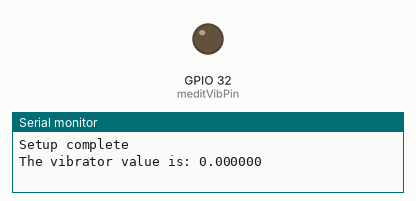
This sketch was run on a simulated ESP32. Parts: output pins drawn as LEDs (lit = HIGH), the last lines printed to the serial monitor.

Above: at 0.05 s.
At 2.0 s:
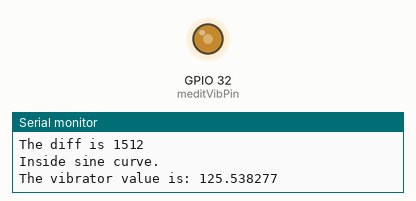
At 4.8 s:
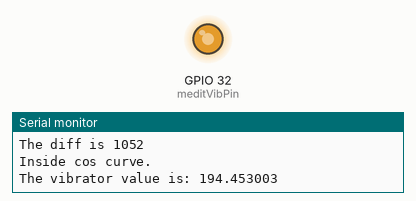
At 9.6 s:
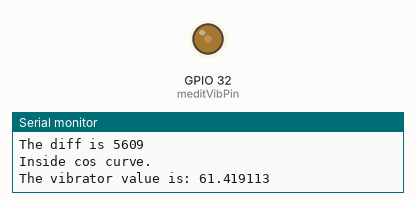
Timing chart, 0 to 13.8 s (numbered marks = the images above):
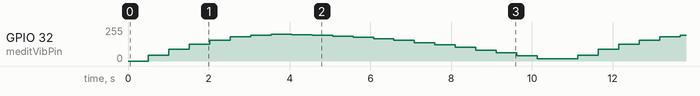

The sketch:

meditation_vibration.ino
```cpp
#include <math.h>

int meditVibPin = A4;
unsigned long start, mid, end;
float vibVal;

# define DURATION 3500

void setup() {
  Serial.begin(9600);
  Serial.println("Setup complete");

  pinMode(meditVibPin, OUTPUT);
  start = millis();
}

void loop() {
  vibrate();
  delay(500);
}

void vibrate() {
  mid = start + DURATION;
  end = mid + 2*DURATION;
  /*int time_dur = 2*DURATION;
  int time_period = millis()%time_dur;*/
  int diff=0;

  if( (millis() > start) && (millis() < mid) )
  {
    diff = millis() - start;
    Serial.printf("The diff is %d\n",diff);
    vibVal = abs(200*sin(float(diff)/(2*DURATION)*PI));
    Serial.println("Inside sine curve.");
  }
  else if( (millis() >= mid) && (millis() < end) )
  {
    diff = millis() - mid;
    Serial.printf("The diff is %d\n",diff);
    vibVal = abs(200*cos(float(diff)/(4*DURATION)*PI));
    Serial.println("Inside cos curve.");
  }
  else
  {
    start = millis();
  }

  /*if(time_period<(time_dur/3))
  {
    vibAngVel=float(millis())/(time_dur/3) * PI;
  }
  else
  {
    vibAngVel=(float(millis())/(time_dur*2/3) * PI)+PI/2;
  }*/

  /*float vibVal = abs(sin(vibAngVel)*200);*/

  Serial.printf("The vibrator value is: %f\n",vibVal);
  analogWrite(meditVibPin, vibVal);
}
```
